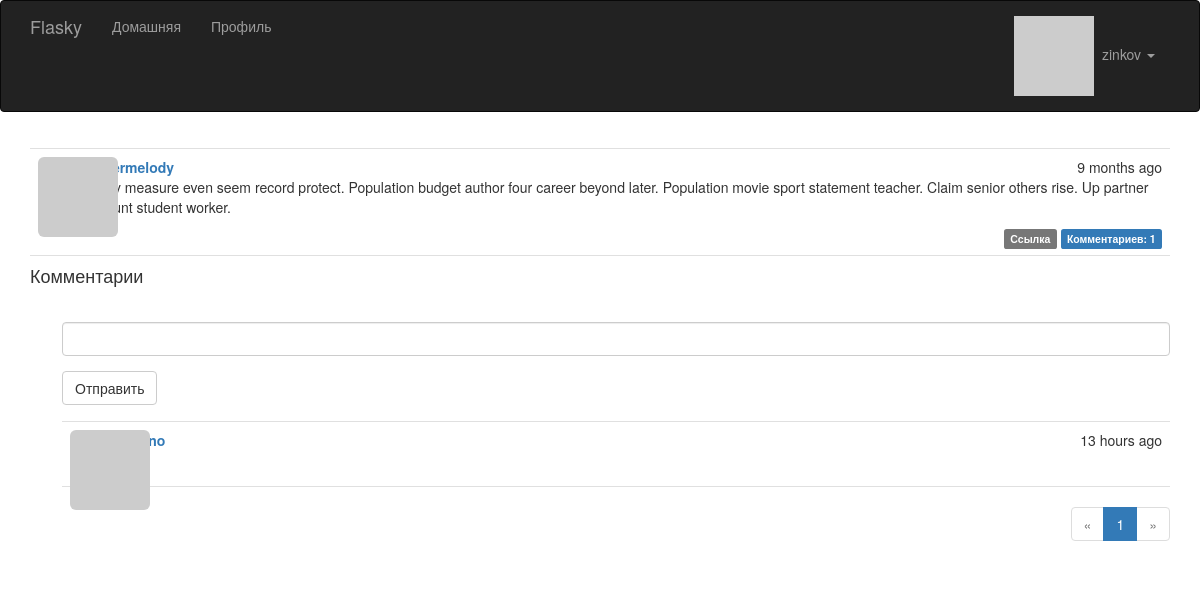
Screenshot of /post/106 (signed in) with the database file from the repository.
### app/models.py (models this page shows, shortened)
class User(UserMixin, db.Model):
    __tablename__ = 'users'
    id = db.Column(db.Integer, primary_key=True)
    email = db.Column(db.String(64), unique=True, index=True)
    username = db.Column(db.String(64), unique=True, index=True)
    password_hash = db.Column(db.String(128))
    role_id = db.Column(db.Integer, db.ForeignKey('roles.id'))
    confirmed = db.Column(db.Boolean, default=False)
    name = db.Column(db.String(64))
    location = db.Column(db.String(64))
    about_me = db.Column(db.Text())
    member_since = db.Column(db.DateTime(), default=datetime.utcnow)
    last_seen = db.Column(db.DateTime(), default=datetime.utcnow)
    avatar_hash = db.Column(db.String(32))
    posts = db.relationship('Post', backref='author', lazy='dynamic')
    comments = db.relationship('Comment', backref='author', lazy='dynamic')
    followed = db.relationship('Follow',
                               foreign_keys=[Follow.follower_id],
                               backref=db.backref('follower', lazy='joined'),
                               lazy='dynamic',
                               cascade='all, delete-orphan')
    followers = db.relationship('Follow',
                                foreign_keys=[Follow.followed_id],
                                backref=db.backref('followed', lazy='joined'),
                                lazy='dynamic',
                                cascade='all, delete-orphan')
    @property
    def password(self):
        raise AttributeError('password is not a readable attribute')
    def can(self, perm):
        return self.role is not None and self.role.has_permission(perm)
    def is_administrator(self):
        return self.can(Permission.ADMIN)
    def ping(self):
        self.last_seen = datetime.utcnow()
        db.session.add(self)
        db.session.commit()
    def gravatar(self, size=100, default='identicon', rating='g'):
        if request.is_secure:
            url = 'https://secure.gravatar.com/avatar'
        else:
            url = 'http://secure.gravatar.com/avatar'
        hash = hashlib.md5(self.email.lower().encode('utf-8')).hexdigest()
        return f'{url}/{hash}?s={size}&d={default}&r={rating}'

class Post(db.Model):
    __tablename__ = 'posts'
    id = db.Column(db.Integer, primary_key=True)
    body = db.Column(db.Text)
    body_html = db.Column(db.Text)
    timestamp = db.Column(db.DateTime, index=True, default=datetime.utcnow)
    author_id = db.Column(db.Integer, db.ForeignKey('users.id'))
    comments = db.relationship('Comment', backref='post', lazy='dynamic')

class Comment(db.Model):
    __tablename__ = 'comments'
    id = db.Column(db.Integer, primary_key=True)
    body = db.Column(db.Text)
    body_html = db.Column(db.Text)
    timestamp = db.Column(db.DateTime, index=True, default=datetime.utcnow)
    disabled = db.Column(db.Boolean)
    author_id = db.Column(db.Integer, db.ForeignKey('users.id'))
    post_id = db.Column(db.Integer, db.ForeignKey('posts.id'))

### app/main/views.py (the view, shortened to what this page needs)
@main.route('/post/<int:id>', methods=['GET', 'POST'])
def post(id):
    post = Post.query.get_or_404(id)
    form = CommentForm()
    page = request.args.get('page', 1, type=int)
    if page == -1:
        page = (post.comments.count() - 1) // \
                current_app.config['FLASKY_COMMENTS_PER_PAGE'] + 1
    pagination = post.comments.order_by(Comment.timestamp.asc()).paginate(
        page, per_page=current_app.config['FLASKY_COMMENTS_PER_PAGE'],
        error_out=False)
    comments = pagination.items
    return render_template('post.html', posts=[post], form=form,
                           comments=comments, pagination=pagination)

### app/main/forms.py
class CommentForm(FlaskForm):
    body = StringField('', validators=[DataRequired()])
    submit = SubmitField('Отправить')

### app/auth/views.py (called while the page is built)
@auth.before_app_request
def before_request():
    if current_user.is_authenticated:
        current_user.ping()
        if not current_user.confirmed \
                and request.blueprint != 'auth' \
                and request.endpoint != 'static':
            return redirect(url_for('auth.unconfirmed'))

### app/main/__init__.py (called while the page is built)
@main.app_context_processor
def inject_permissions():
    return dict(Permission=Permission)

### app/main/views.py (called while the page is built)
@main.after_app_request
def after_request(response):
    for query in get_debug_queries():
        if query.duration >= current_app.config['FLASKY_SLOW_DB_QUERY_TIME']:
            current_app.logger.warning(
                'Slow query: %s\nParameters: %s\nDuration: %fs\nContext: %s\n' %
                (query.statement, query.parameters, query.duration, query.context))
    return response

### app/models.py (called while the page is built)
@login_manager.user_loader
def load_user(user_id):
    return User.query.get(int(user_id))

    def has_permission(self, perm):
        return self.permissions & perm == perm

### app/templates/post.html (shortened to what this page needs)
{% extends "base.html" %}
{% import "bootstrap/wtf.html" as wtf %}
{% import "_macros.html" as macros %}
{% block page_content %}
{% include '_posts.html' %}
<h4 id="comments">Комментарии</h4>
{% if current_user.can(Permission.COMMENT) %}
<div class="comment-form">
    {{ wtf.quick_form(form) }}
</div>
{% endif %}
{% include '_comments.html' %}
{% if pagination %}
<div class="pagination">
    {{ macros.pagination_widget(pagination, '.post', fragment='#comments', id=posts[0].id) }}
</div>
{% endif %}
{% endblock %}

### app/templates/base.html (shortened to what this page needs)
{% extends "bootstrap/base.html" %}
{% block head %}
{{ super() }}
<link rel="stylesheet" type="text/css" href="{{ url_for('static', filename='styles.css') }}">
{% endblock %}
{% block navbar %}
<div class="navbar navbar-inverse" role="navigation">
    <div class="container">
        <div class="navbar-header">
            <a class="navbar-brand" href="/">Flasky</a>
        </div>
        <div class="navbar-collapse collapse">
            <ul class="nav navbar-nav">
                <li><a href="/">Домашняя</a></li>
                {% if current_user.is_authenticated %}
                <li>
                    <a href="{{ url_for('main.user', username=current_user.username) }}">
                        Профиль
                    </a>
                </li>
                {% endif %}
            </ul>
            <ul class="nav navbar-nav navbar-right">
                {% if current_user.is_authenticated %}
            <li class="dropdown">
            <a href="#" class="dropdown-toggle" data-toggle="dropdown">
            <img src="{{ current_user.gravatar(size=18) }}">
                &nbsp;{{ current_user.username }} <b class="caret"></b></a>
                    </li>
                    {% else %}
                <li><a href="{{ url_for('auth.login') }}">Войти</a></li>
                {% endif %}
            </ul>
        </div>
    </div>
</div>
{% endblock %}
{% block content %}
<div class="container">
    {% block page_content %}{% endblock %}
</div>
{% endblock %}

### app/templates/_posts.html (shortened to what this page needs)
<ul class="posts">
    {% for post in posts %}
    <li class="post">
        <div class="profile-thumbnail">
            <a href="{{ url_for('.user', username=post.author.username) }}">
                <img class="img-rounded profile-thumbnail" src="{{ post.author.gravatar(size=40) }}">
            </a>
        </div>
        <div class="post-date">{{ moment(post.timestamp).fromNow() }}</div>
        <div class="post-author">
            <a href="{{ url_for('.user', username=post.author.username) }}">
                {{ post.author.username }}
            </a>
        </div>
       <div class="post-content">
        <div class="post-body">
            {% if post.body_html %}
                {{ post.body_html | safe }}
            {% else %}
                {{ post.body }}
        {% endif %}
        </div>
        <div class="post-footer">
            <a href="{{ url_for('.post', id=post.id) }}">
                <span class="label label-default">Ссылка</span></a>
            <a href="{{ url_for('.post', id=post.id) }}#comments">
                <span class="label label-primary">
                Комментариев: {{ post.comments.count() }}
                </span></a>
        </div>
</div>
    </li>
    {% endfor %}
</ul>

### app/templates/_comments.html (shortened to what this page needs)
<ul class="comments">
    {% for comment in comments %}
    <li class="comment">
        <div class="comment-thumbnail">
            <a href="{{ url_for('.user', username=comment.author.username) }}">
                <img class="img-rounded profile-thumbnail" src="{{ comment.author.gravatar(size=40) }}">
            </a>
        </div>
        <div class="comment-content">
            <div class="comment-date">{{ moment(comment.timestamp).fromNow() }}</div>
            <div class="comment-author"><a href="{{ url_for('.user', username=comment.author.username) }}">{{ comment.author.username }}</a></div>
            <div class="comment-body">
            </div>
        </div>
    </li>
    {% endfor %}
</ul>

### app/static/styles.css (style rules this page uses)
.profile-thumbnail { position: absolute; }
ul.posts { list-style-type: none; padding: 0px; margin: 16px 0px 0px 0px; border-top: 1px solid #e0e0e0; }
ul.posts li.post { padding: 8px; border-bottom: 1px solid #e0e0e0; }
div.post-date { float: right; }
div.post-author { font-weight: bold; margin-left: 48px; }
div.post-content { margin-left: 48px; min-height: 48px; }
div.post-footer { text-align: right; }
ul.comments { list-style-type: none; padding: 0px; margin: 16px 0px 0px 0px; }
ul.comments li.comment { margin-left: 32px; padding: 8px; border-bottom: 1px solid #e0e0e0; }
ul.comments li.comment:nth-child(1) { border-top: 1px solid #e0e0e0; }
div.comment-date { float: right; }
div.comment-author { font-weight: bold; }
div.comment-thumbnail { position: absolute; }
div.comment-content { margin-left: 48px; min-height: 48px; }
div.comment-form { margin: 16px 0px 16px 32px; }
div.pagination { width: 100%; text-align: right; padding: 0px; margin: 0px; }

### rows the page displays
User: username "zinkov"
Post: timestamp "9 months ago", author.username "cartermelody", body_html "Apply measure even seem record protect. Population budget author four career beyond later. Population movie sport statement teacher. Claim senior others rise. Up partner amount student worker.", comments.count "1"
Comment: timestamp "13 hours ago"

### other values shown
{{ p }} "1"
